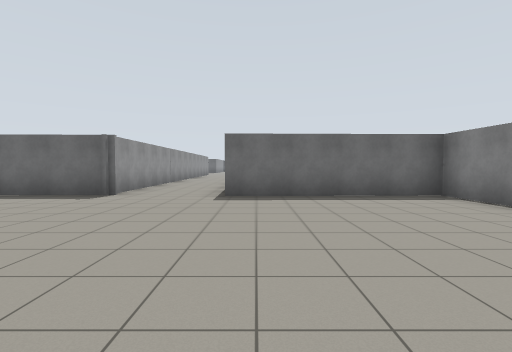
[1] (above)

24 first-person views from a walk through a robot-simulator world made for Gazebo. The camera is 1.2 m above the floor, tilts 2° down and sees 85° across. The floor is counted in squares, 2 m on a side. Each view is taken from the middle of a square. On the plan, view 1 faces up. The plan holds only what a view shows up to about 9 squares ahead; the rest is blank.

[2]
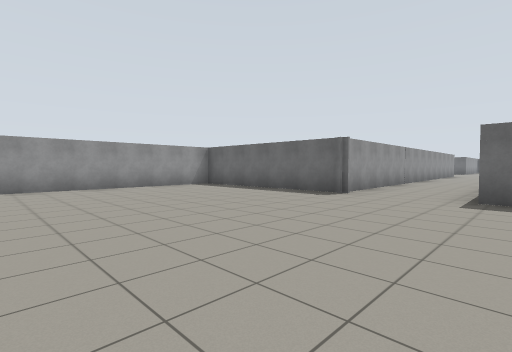

[3]
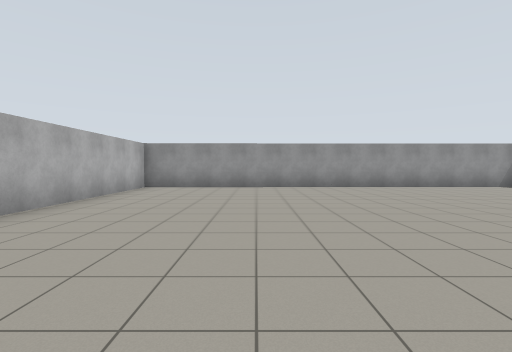

[4]
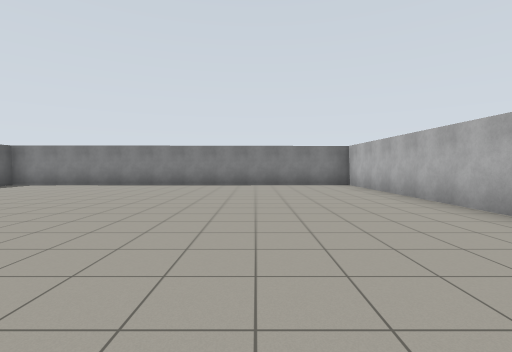

[5]
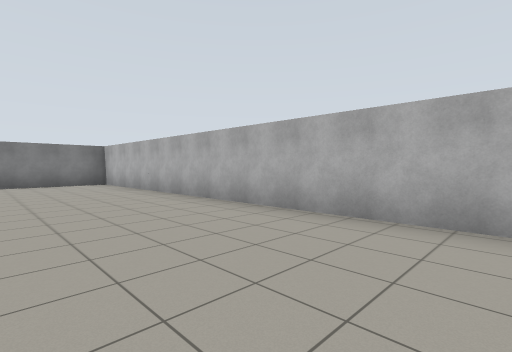

[6]
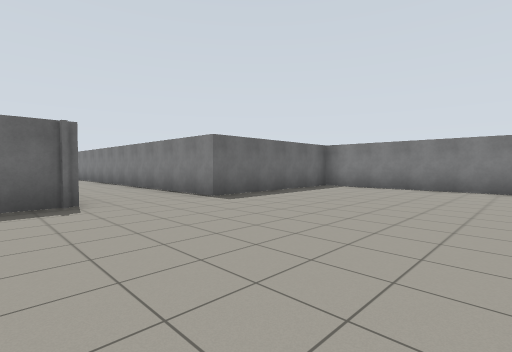

[7]
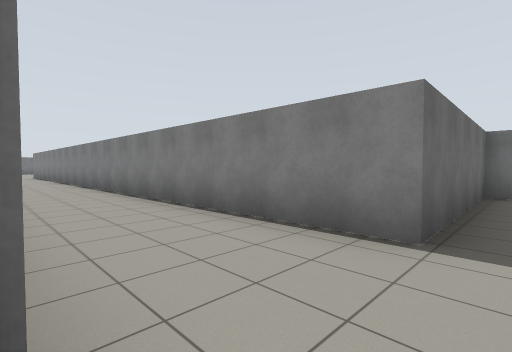

[8]
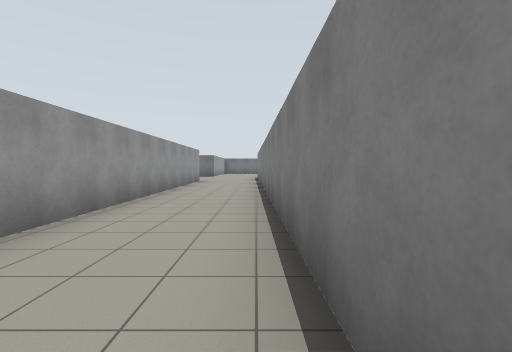

[9]
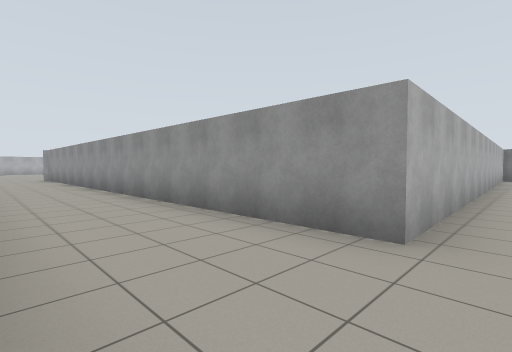

[10]
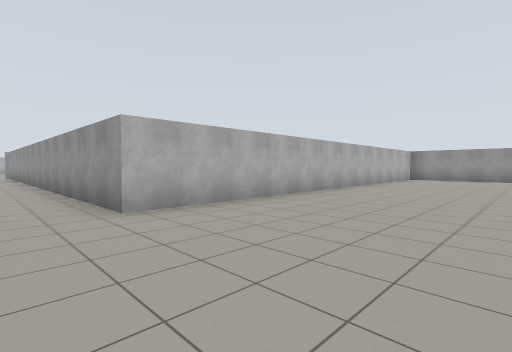

[11]
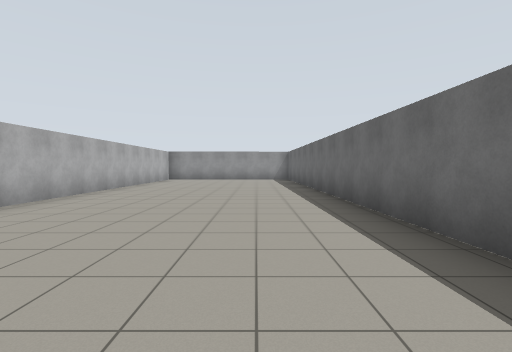

[12]
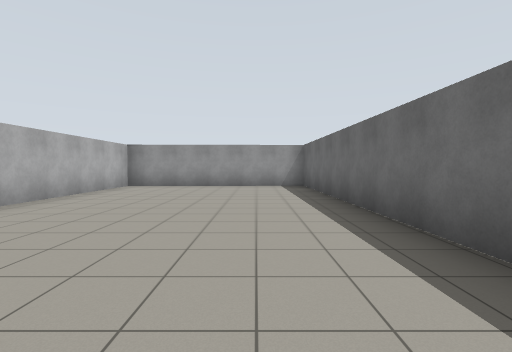

[13]
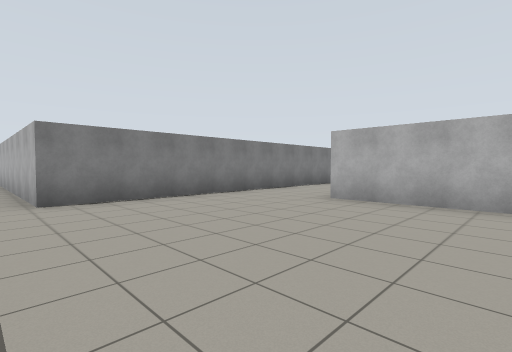

[14]
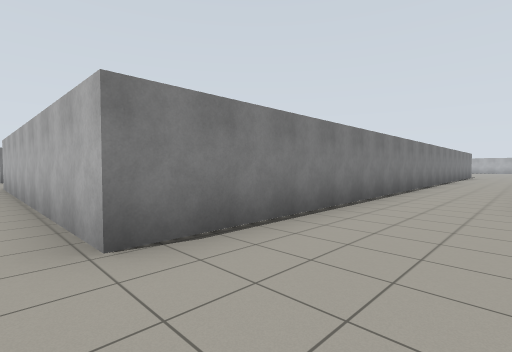

[15]
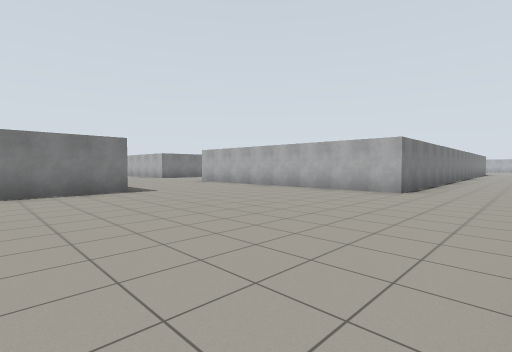

[16]
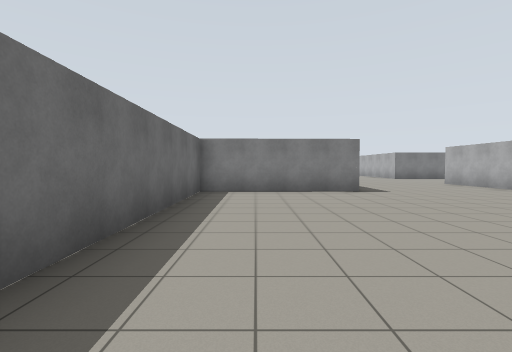

[17]
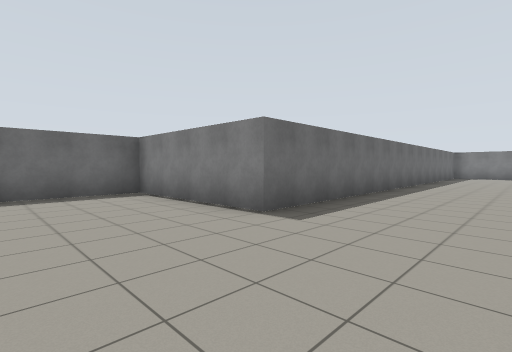

[18]
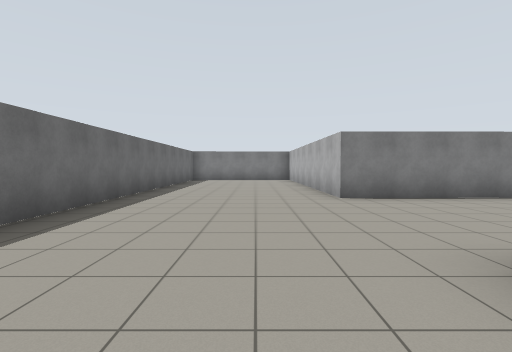

[19]
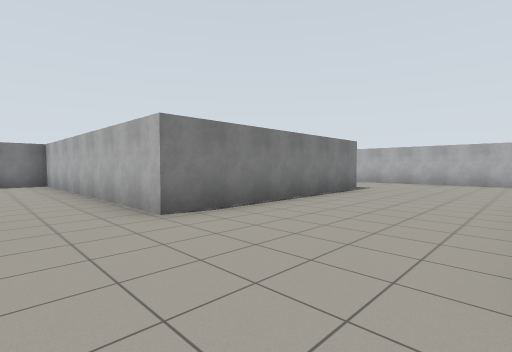

[20]
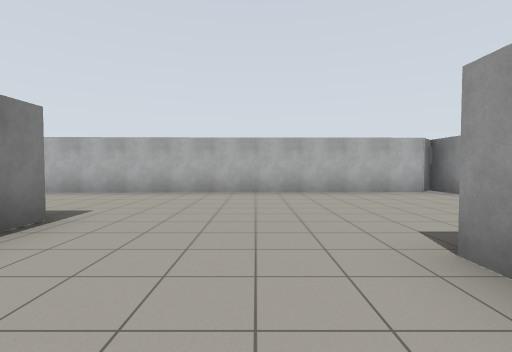

[21]
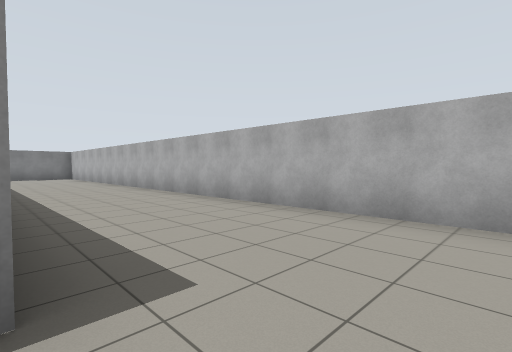

[22]
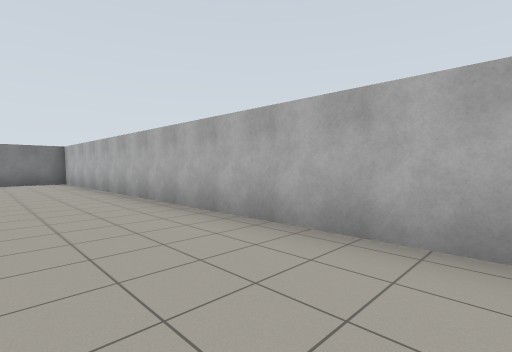

[23]
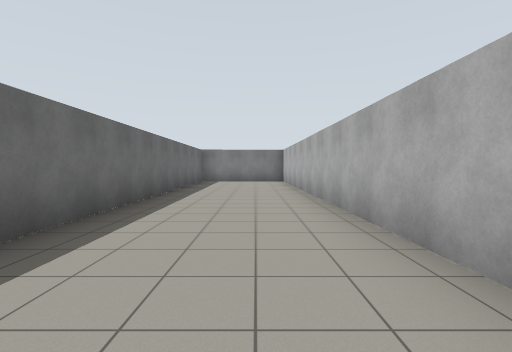

[24]
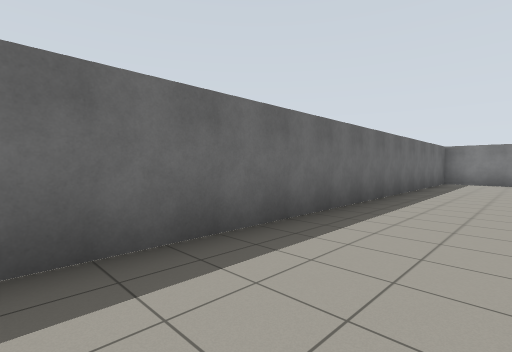

### Floor plan
Points are (right, up) in squares from view 1. A wall is a line through its corners. A room is listed if a view was taken in it or the views show most of it. See-through windows are left out.
Room 1 (views 1, 2, 3, 4, 5, 6, 7, 8)
walls: (-8.1, 5.5) (-7.9, -5.2) (4, -5) (3.8, 5.7) (-0.6, 5.6) (-0.7, 9.6); (-3.2, 9.5) (-3.1, 5.8) (-7.1, 5.7)
ways out: opening at (-1.5, 10) to room 2
Room 2 (views 9, 10, 11, 12, 13, 14)
walls: (-4.8, 24.6) (-15.6, 24.5) (-15.5, 19.1) (-3.3, 19.3) (-3.2, 9.5); (-0.7, 9.6) (-0.9, 23.4)
ways out: opening at (-1.5, 10) to room 1; opening at (-2, 24) to room 3
Room 3 (views 15, 16, 17, 18, 19, 20, 21, 22, 23, 24)
walls: (6.6, 19.6) (6.6, 19.1); (10.3, 17.8) (10.2, 23.4) (17.3, 23.5) (17.3, 24.6); (13.9, 27.7) (3.7, 27.5) (3.6, 31.3) (-1.8, 31.2); (-0.9, 23.4) (6.6, 23.5); (3.7, 15.1) (3.7, 14.1) (4.2, 14.6) (23.6, 14.9); (23.6, 18.1) (13, 18); (24.1, 15.3) (24, 17.8)
ways out: opening at (-2, 24) to room 2

Where each view was taken, in squares from view 1:
view 1: 0 up, 0 right, facing up
view 2: 0 up, 0 right, facing up-left
view 3: 2 down, 0 right, facing left
view 4: 2 down, 5 left, facing right
view 5: 2 down, 6 left, facing down-right
view 6: 1 up, 4 left, facing up-right
view 7: 5 up, 3 left, facing up-right
view 8: 8 up, 1 left, facing up
view 9: 20 up, 1 left, facing down-left
view 10: 23 up, 2 left, facing down-left
view 11: 23 up, 3 left, facing left
view 12: 23 up, 7 left, facing left
view 13: 24 up, 6 left, facing down-right
view 14: 24 up, 3 left, facing down-right
view 15: 30 up, 3 left, facing down-right
view 16: 30 up, 3 left, facing right
view 17: 25 up, 1 right, facing up-right
view 18: 25 up, 5 right, facing right
view 19: 25 up, 7 right, facing down-right
view 20: 21 up, 8 right, facing down
view 21: 18 up, 9 right, facing down-right
view 22: 17 up, 13 right, facing down-right
view 23: 16 up, 13 right, facing right
view 24: 16 up, 13 right, facing up-right
